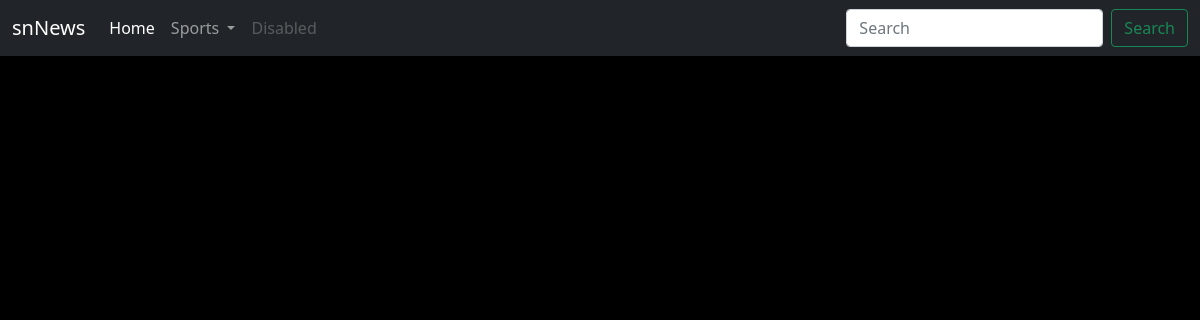
The page /category/1 on the database as committed earlier.
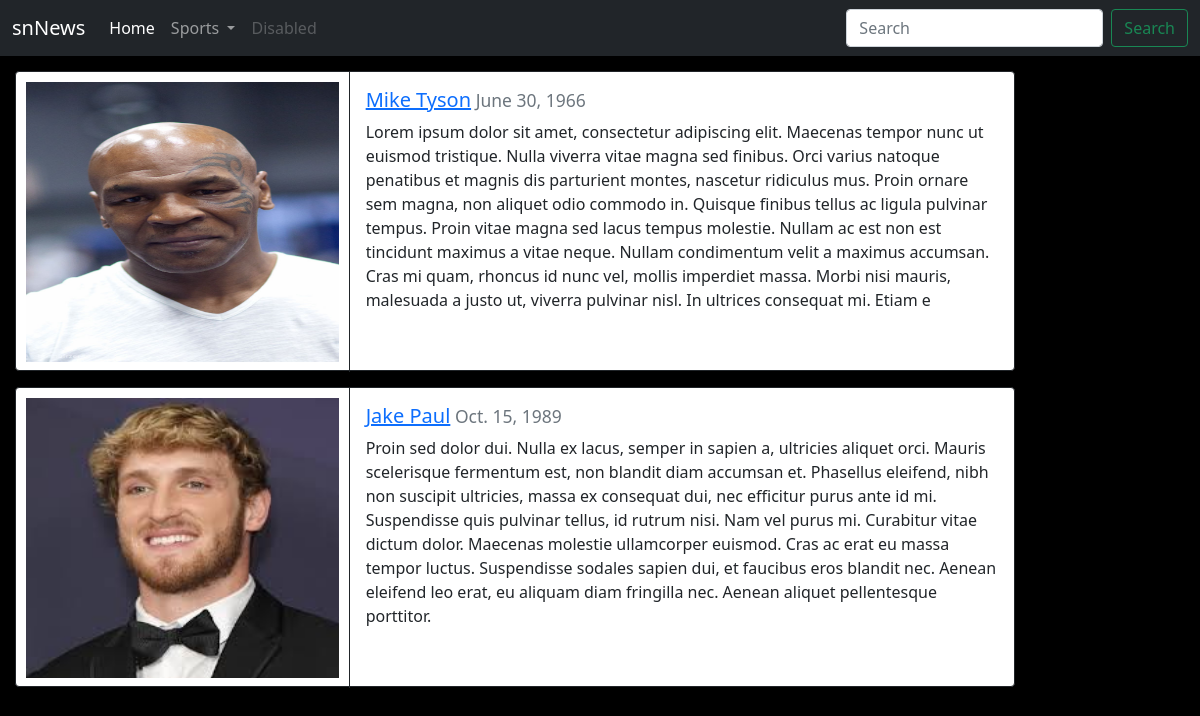
The same page on the database as committed later.
### articles/models.py (models this page shows, shortened)
class SportsMen(models.Model):
    name = models.CharField(max_length=100)
    date_of_birth = models.DateField()
    preview = models.CharField(max_length=630, null=True, blank=True)
    content = models.TextField()
    category = models.ForeignKey(Category, on_delete=models.CASCADE, null=True, blank=True)
    image = models.ImageField(null=True, blank=True, upload_to='images')

### articles/views.py (the view)
# urls.py: path('category/<int:cat_id>', CategoryView.as_view(), name='category'),
class CategoryView(TemplateView):
    template_name = 'category.html'
    def get_context_data(self, **kwargs):
        context = super().get_context_data(**kwargs)
        cat = Category.objects.all()
        context['categories'] = cat
        context['cat_count'] = cat.count()
        context['category'] = Category.objects.get(id=kwargs['cat_id'])
        context['sportsmens'] = SportsMen.objects.filter(category=kwargs['cat_id'])
        return context

### articles/models.py (called while the page is built)
    def __str__(self):
        return self.title

### templates/category.html (shortened to what this page needs)
{% extends "base.html" %}
{% block content %}
    {% for person in sportsmens %}
    <div class="card border-dark mb-3" style="width: 1000px; height: 300px; margin: 15px;">
        <div class="row g-0">
          <div class="col-md-4">
            <img src="{{ person.image.url }}" class="img-fluid rounded-start" style="width: 350px; height: 300px; padding: 10px; " alt="...">
          </div>
          <div class="col-md-8" style="border-left: 1px solid;">
            <div class="card-body" >
              <h5 class="card-title"><a href="{% url 'detail' person.id %}">{{ person.name }}</a><small class="text-muted"> {{ person.date_of_birth }}</small></h5>
              <p class="card-text">{{ person.preview}}</p>
            </div>
          </div>
        </div>
      </div>
    {% endfor %}
{% endblock content %}

Rows that differ between the two databases and show on the page:
now on this page (row edited): SportsMen: image (picture), name "Mike Tyson", date_of_birth "June 30, 1966", preview "Lorem ipsum dolor sit amet, consectetur adipiscing elit. Maecenas tempor nunc ut euismod tristique. Nulla viverra vitae magna sed finibus. Orci varius natoque penatibus et magnis dis parturient montes, nascetur ridiculus mus. Proin ornare sem magna, non aliquet odio commodo in. Quisque finibus tellus ac ligula pulvinar tempus. Proin vitae magna sed lacus tempus molestie. Nullam ac est non est tincidunt maximus a vitae neque. Nullam condimentum velit a maximus accumsan. Cras mi quam, rhoncus id nunc vel, mollis imperdiet massa. Morbi nisi mauris, malesuada a justo ut, viverra pulvinar nisl. In ultrices consequat mi. Etiam e"
now on this page (row edited): SportsMen: image (picture), name "Jake Paul", date_of_birth "Oct. 15, 1989", preview "Proin sed dolor dui. Nulla ex lacus, semper in sapien a, ultricies aliquet orci. Mauris scelerisque fermentum est, non blandit diam accumsan et. Phasellus eleifend, nibh non suscipit ultricies, massa ex consequat dui, nec efficitur purus ante id mi. Suspendisse quis pulvinar tellus, id rutrum nisi. Nam vel purus mi. Curabitur vitae dictum dolor. Maecenas molestie ullamcorper euismod. Cras ac erat eu massa tempor luctus. Suspendisse sodales sapien dui, et faucibus eros blandit nec. Aenean eleifend leo erat, eu aliquam diam fringilla nec. Aenean aliquet pellentesque porttitor."
